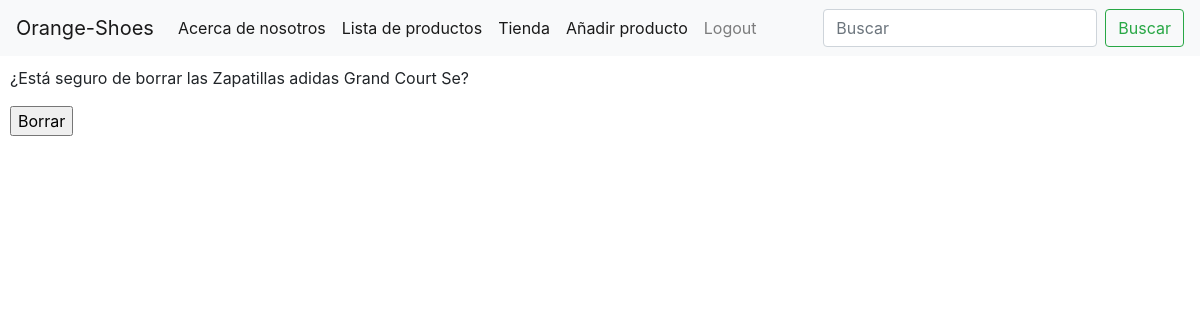
/products/borrar/9/ (signed in), run on an earlier commit of the app's database.
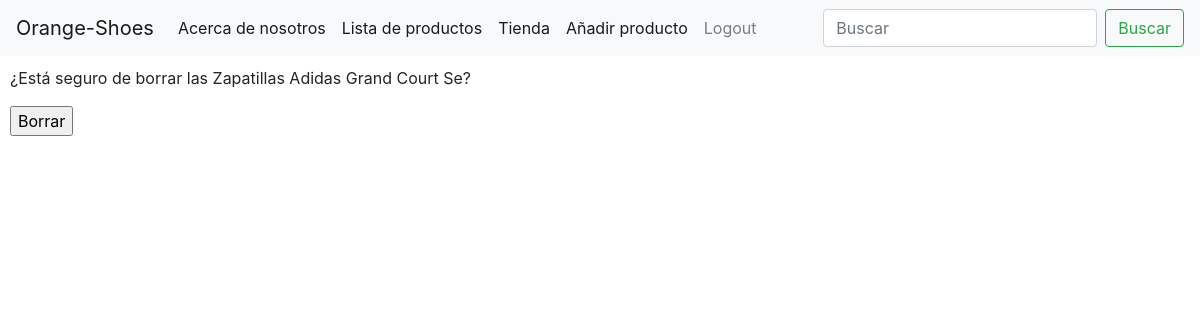
And on a later commit of the database.
### products/models.py (models this page shows, shortened)
class Products(models.Model):
    name= models.CharField(max_length=40)
    price= models.FloatField()
    description= models.CharField(max_length=200, null=True, blank=True)
    is_active=models.BooleanField(default=True)
    creation_date=models.DateField(auto_now_add=True,null=True,blank=True)
    stock=models.IntegerField()
    image=models.ImageField(upload_to="products/",null=True,blank=True)
    class Meta:
        verbose_name= "Product"
        verbose_name_plural= "Products"

### products/views.py (the view)
# urls.py: path("borrar/<int:id>/",borrar_producto,name="borrar_producto" ),
@login_required
def borrar_producto(request, id):
    if request.method == 'GET':
        product = Products.objects.get(id=id)
        context = {'product':product}
        return render(request, 'borrar.html', context=context)
    elif request.method == 'POST':
        product = Products.objects.get(id=id)
        product.delete()
        return redirect(list_products)

### products/context_processor.py (called while the page is built)
def total_carrito(request):
    total = 0
    if request.user.is_authenticated:
        if "carrito" in request.session.keys():
            for key, value in request.session["carrito"].items():
                total += int(value["acumulado"])
    return {"total_carrito": total}

### templates/borrar.html (shortened to what this page needs)
{% extends 'base.html' %}
{% block contenido_que_cambia %}
<div style="margin: 10px;">
<p >¿Está seguro de borrar las {{product.name}}?</p>
<form action="" method="POST">
    <input type="submit" value="Borrar">
</form>
</div>
{% endblock %}

What changed in the data, as far as the page shows it:
changed Products: name "Zapatillas adidas Grand Court Se" → "Zapatillas Adidas Grand Court Se"
